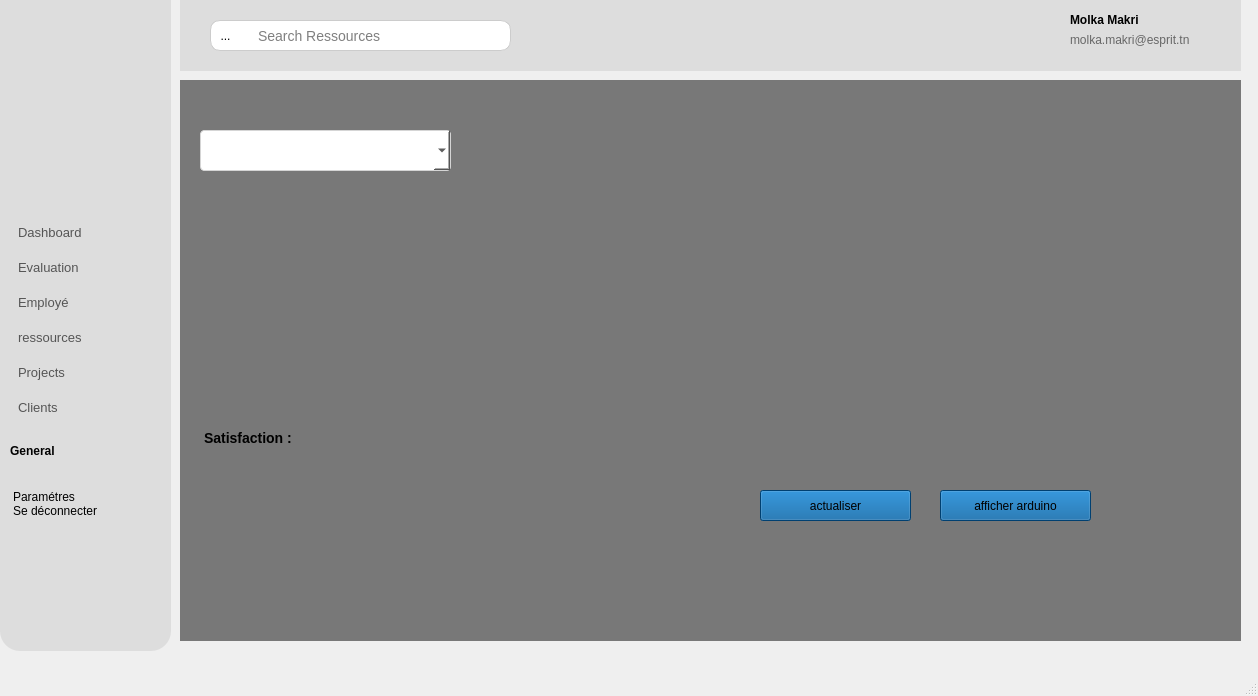
<?xml version="1.0" encoding="UTF-8"?>
<ui version="4.0">
 <class>MainWindow</class>
 <widget class="QMainWindow" name="MainWindow">
  <property name="geometry">
   <rect>
    <x>0</x>
    <y>0</y>
    <width>1258</width>
    <height>696</height>
   </rect>
  </property>
  <property name="windowTitle">
   <string>MainWindow</string>
  </property>
  <widget class="QWidget" name="centralwidget">
   <widget class="QWidget" name="topMenu" native="true">
    <property name="geometry">
     <rect>
      <x>180</x>
      <y>0</y>
      <width>1061</width>
      <height>71</height>
     </rect>
    </property>
    <property name="styleSheet">
     <string notr="true">
background-color:rgb(221, 221, 221);
</string>
    </property>
    <widget class="QLabel" name="label_12">
     <property name="geometry">
      <rect>
       <x>700</x>
       <y>20</y>
       <width>31</width>
       <height>31</height>
      </rect>
     </property>
     <property name="styleSheet">
      <string notr="true"/>
     </property>
     <property name="text">
      <string/>
     </property>
     <property name="pixmap">
      <pixmap>../../../akkar/Downloads/email.png</pixmap>
     </property>
     <property name="scaledContents">
      <bool>true</bool>
     </property>
    </widget>
    <widget class="QLabel" name="label_13">
     <property name="geometry">
      <rect>
       <x>770</x>
       <y>20</y>
       <width>31</width>
       <height>31</height>
      </rect>
     </property>
     <property name="text">
      <string/>
     </property>
     <property name="pixmap">
      <pixmap>../../../akkar/Downloads/notification.png</pixmap>
     </property>
     <property name="scaledContents">
      <bool>true</bool>
     </property>
    </widget>
    <widget class="QLineEdit" name="lineEdit_2">
     <property name="geometry">
      <rect>
       <x>30</x>
       <y>20</y>
       <width>301</width>
       <height>31</height>
      </rect>
     </property>
     <property name="styleSheet">
      <string notr="true">QLineEdit {
    border: 1px solid #ccc;
    border-radius: 10px;
    padding: 5px 10px;
    font-size: 14px;
    padding-left: 45px;
	background-color: rgb(255, 255, 255);
}
</string>
     </property>
     <property name="dragEnabled">
      <bool>false</bool>
     </property>
     <property name="placeholderText">
      <string>Search Ressources</string>
     </property>
     <property name="clearButtonEnabled">
      <bool>false</bool>
     </property>
    </widget>
    <widget class="QToolButton" name="searchButton">
     <property name="geometry">
      <rect>
       <x>30</x>
       <y>20</y>
       <width>31</width>
       <height>31</height>
      </rect>
     </property>
     <property name="styleSheet">
      <string notr="true">#searchButton{
    border: none;
    background: transparent;
    padding: 5px;
}
</string>
     </property>
     <property name="text">
      <string>...</string>
     </property>
     <property name="icon">
      <iconset>
       <normaloff>../../../akkar/Downloads/search-interface-symbol.png</normaloff>../../../akkar/Downloads/search-interface-symbol.png</iconset>
     </property>
    </widget>
    <widget class="QLabel" name="email1">
     <property name="geometry">
      <rect>
       <x>890</x>
       <y>30</y>
       <width>141</width>
       <height>20</height>
      </rect>
     </property>
     <property name="styleSheet">
      <string notr="true">color:rgb(103, 103, 103)</string>
     </property>
     <property name="text">
      <string>molka.makri@esprit.tn</string>
     </property>
    </widget>
    <widget class="QLabel" name="username">
     <property name="geometry">
      <rect>
       <x>890</x>
       <y>10</y>
       <width>91</width>
       <height>20</height>
      </rect>
     </property>
     <property name="styleSheet">
      <string notr="true">font-weight:bold;</string>
     </property>
     <property name="text">
      <string>Molka Makri</string>
     </property>
    </widget>
    <widget class="QLabel" name="image">
     <property name="geometry">
      <rect>
       <x>750</x>
       <y>10</y>
       <width>111</width>
       <height>51</height>
      </rect>
     </property>
     <property name="text">
      <string/>
     </property>
    </widget>
    <widget class="QLabel" name="label_5">
     <property name="geometry">
      <rect>
       <x>650</x>
       <y>10</y>
       <width>91</width>
       <height>51</height>
      </rect>
     </property>
     <property name="styleSheet">
      <string notr="true">image: url(:/img/images/user_7175415.png);</string>
     </property>
     <property name="text">
      <string/>
     </property>
    </widget>
   </widget>
   <widget class="QWidget" name="widget" native="true">
    <property name="geometry">
     <rect>
      <x>180</x>
      <y>80</y>
      <width>1061</width>
      <height>561</height>
     </rect>
    </property>
    <property name="layoutDirection">
     <enum>Qt::LayoutDirection::LeftToRight</enum>
    </property>
    <property name="styleSheet">
     <string notr="true">background-color: rgb(120, 120, 120);</string>
    </property>
    <widget class="QLabel" name="label_3">
     <property name="geometry">
      <rect>
       <x>20</x>
       <y>100</y>
       <width>251</width>
       <height>211</height>
      </rect>
     </property>
     <property name="styleSheet">
      <string notr="true">color: black;
    font-size: 14px;
    font-weight: bold;
    margin-bottom: 5px;</string>
     </property>
     <property name="text">
      <string/>
     </property>
    </widget>
    <widget class="QLabel" name="evaluationDisplay">
     <property name="geometry">
      <rect>
       <x>870</x>
       <y>460</y>
       <width>141</width>
       <height>41</height>
      </rect>
     </property>
     <property name="styleSheet">
      <string notr="true"/>
     </property>
     <property name="text">
      <string/>
     </property>
    </widget>
    <widget class="QPushButton" name="csv">
     <property name="geometry">
      <rect>
       <x>580</x>
       <y>410</y>
       <width>151</width>
       <height>31</height>
      </rect>
     </property>
     <property name="styleSheet">
      <string notr="true">background-color: #005a9e;</string>
     </property>
     <property name="text">
      <string>actualiser</string>
     </property>
    </widget>
    <widget class="QWidget" name="verticalLayoutWidget">
     <property name="geometry">
      <rect>
       <x>300</x>
       <y>10</y>
       <width>721</width>
       <height>381</height>
      </rect>
     </property>
     <layout class="QVBoxLayout" name="verticalLayout"/>
    </widget>
    <widget class="QComboBox" name="consultationComboBox">
     <property name="geometry">
      <rect>
       <x>20</x>
       <y>50</y>
       <width>251</width>
       <height>41</height>
      </rect>
     </property>
     <property name="styleSheet">
      <string notr="true">/* Elegant ComboBox Stylesheet */
QComboBox {
    border: 1px solid #d5d5d5;
    border-radius: 4px;
    padding: 5px 10px;
    min-width: 6em;
    background: white;
 
    font: 12px &quot;Segoe UI&quot;, Arial, sans-serif;
    selection-background-color: #e0e0e0;
color: black;  /* Explicit black text */
    font: 12px &quot;Segoe UI&quot;, Arial, sans-serif;
    selection-background-color: #e0e0e0;
    selection-color: black; 
}

</string>
     </property>
    </widget>
    <widget class="QLabel" name="label_4">
     <property name="geometry">
      <rect>
       <x>20</x>
       <y>330</y>
       <width>131</width>
       <height>61</height>
      </rect>
     </property>
     <property name="styleSheet">
      <string notr="true">color: black;
    font-size: 14px;
    font-weight: bold;
    margin-bottom: 5px;</string>
     </property>
     <property name="text">
      <string>Satisfaction :</string>
     </property>
    </widget>
    <widget class="QLabel" name="satisfaction">
     <property name="geometry">
      <rect>
       <x>140</x>
       <y>320</y>
       <width>121</width>
       <height>81</height>
      </rect>
     </property>
     <property name="text">
      <string/>
     </property>
    </widget>
    <widget class="QPushButton" name="afficher_arduino">
     <property name="geometry">
      <rect>
       <x>760</x>
       <y>410</y>
       <width>151</width>
       <height>31</height>
      </rect>
     </property>
     <property name="styleSheet">
      <string notr="true">background-color: #005a9e;</string>
     </property>
     <property name="text">
      <string>afficher arduino</string>
     </property>
    </widget>
   </widget>
   <widget class="QWidget" name="leftMenu" native="true">
    <property name="geometry">
     <rect>
      <x>0</x>
      <y>0</y>
      <width>171</width>
      <height>651</height>
     </rect>
    </property>
    <property name="styleSheet">
     <string notr="true">
background-color:rgb(221, 221, 221);
border-radius:20px;
</string>
    </property>
    <widget class="QLabel" name="Menu">
     <property name="geometry">
      <rect>
       <x>10</x>
       <y>170</y>
       <width>63</width>
       <height>20</height>
      </rect>
     </property>
     <property name="font">
      <font>
       <bold>true</bold>
      </font>
     </property>
     <property name="styleSheet">
      <string notr="true">#Menu{
	color: rgb(16, 16, 16);
}</string>
     </property>
     <property name="text">
      <string>Menu</string>
     </property>
    </widget>
    <widget class="QListWidget" name="listWidget">
     <property name="geometry">
      <rect>
       <x>10</x>
       <y>210</y>
       <width>181</width>
       <height>221</height>
      </rect>
     </property>
     <property name="cursor" stdset="0">
      <cursorShape>PointingHandCursor</cursorShape>
     </property>
     <property name="autoFillBackground">
      <bool>false</bool>
     </property>
     <property name="styleSheet">
      <string notr="true">QListWidget {
    background-color: rgb(221, 221, 221); 
    border-radius: 10px; 
    padding: 5px;
}

QListWidget::item {
    padding: 10px;
    color: #555; / Couleur du texte /
    font-size: 25px;
    font-family: Arial, sans-serif;
}

QListWidget::item:hover {
    background-color: #3498db; 
    color: white;

    border-radius: 5px;
}

QListWidget::item:selected {
    background-color: #2980b9; 
    color: white;
    border-radius: 5px;
    font-weight: bold; 
}</string>
     </property>
     <property name="verticalScrollBarPolicy">
      <enum>Qt::ScrollBarPolicy::ScrollBarAsNeeded</enum>
     </property>
     <property name="sizeAdjustPolicy">
      <enum>QAbstractScrollArea::SizeAdjustPolicy::AdjustToContentsOnFirstShow</enum>
     </property>
     <property name="tabKeyNavigation">
      <bool>false</bool>
     </property>
     <property name="viewMode">
      <enum>QListView::ViewMode::ListMode</enum>
     </property>
     <property name="modelColumn">
      <number>0</number>
     </property>
     <property name="uniformItemSizes">
      <bool>true</bool>
     </property>
     <property name="sortingEnabled">
      <bool>false</bool>
     </property>
     <item>
      <property name="text">
       <string>Dashboard</string>
      </property>
      <property name="font">
       <font>
        <pointsize>10</pointsize>
       </font>
      </property>
      <property name="icon">
       <iconset resource="images.qrc">
        <normaloff>:/new/image/icons/dashboard.png</normaloff>:/new/image/icons/dashboard.png</iconset>
      </property>
     </item>
     <item>
      <property name="text">
       <string>Evaluation</string>
      </property>
      <property name="font">
       <font>
        <pointsize>10</pointsize>
       </font>
      </property>
      <property name="icon">
       <iconset resource="icons.qrc">
        <normaloff>:/img/images/dashboard.png</normaloff>:/img/images/dashboard.png</iconset>
      </property>
     </item>
     <item>
      <property name="text">
       <string>Employé</string>
      </property>
      <property name="font">
       <font>
        <pointsize>10</pointsize>
       </font>
      </property>
      <property name="icon">
       <iconset resource="icons.qrc">
        <normaloff>:/img/images/customer.png</normaloff>:/img/images/customer.png</iconset>
      </property>
     </item>
     <item>
      <property name="text">
       <string>ressources</string>
      </property>
      <property name="font">
       <font>
        <pointsize>10</pointsize>
       </font>
      </property>
      <property name="icon">
       <iconset resource="icons.qrc">
        <normaloff>:/img/images/ressources.png</normaloff>:/img/images/ressources.png</iconset>
      </property>
     </item>
     <item>
      <property name="text">
       <string>Projects</string>
      </property>
      <property name="font">
       <font>
        <pointsize>10</pointsize>
       </font>
      </property>
      <property name="icon">
       <iconset resource="icons.qrc">
        <normaloff>:/img/images/project.png</normaloff>:/img/images/project.png</iconset>
      </property>
     </item>
     <item>
      <property name="text">
       <string>Clients</string>
      </property>
      <property name="font">
       <font>
        <pointsize>10</pointsize>
       </font>
      </property>
      <property name="icon">
       <iconset resource="icons.qrc">
        <normaloff>:/img/images/customer.png</normaloff>:/img/images/customer.png</iconset>
      </property>
     </item>
     <item>
      <property name="text">
       <string>Consultations</string>
      </property>
      <property name="font">
       <font>
        <pointsize>10</pointsize>
        <bold>false</bold>
        <kerning>true</kerning>
       </font>
      </property>
      <property name="icon">
       <iconset resource="icons.qrc">
        <normaloff>:/img/images/interview.png</normaloff>:/img/images/interview.png</iconset>
      </property>
     </item>
    </widget>
    <widget class="QListWidget" name="listWidget_3">
     <property name="geometry">
      <rect>
       <x>10</x>
       <y>490</y>
       <width>161</width>
       <height>111</height>
      </rect>
     </property>
     <property name="styleSheet">
      <string notr="true"/>
     </property>
     <item>
      <property name="text">
       <string>Paramétres</string>
      </property>
      <property name="font">
       <font>
        <pointsize>9</pointsize>
       </font>
      </property>
      <property name="icon">
       <iconset resource="icons.qrc">
        <normaloff>:/img/images/settings.png</normaloff>:/img/images/settings.png</iconset>
      </property>
     </item>
     <item>
      <property name="text">
       <string>Se déconnecter</string>
      </property>
      <property name="font">
       <font>
        <pointsize>9</pointsize>
       </font>
      </property>
      <property name="icon">
       <iconset resource="icons.qrc">
        <normaloff>:/img/images/logout.png</normaloff>:/img/images/logout.png</iconset>
      </property>
     </item>
    </widget>
    <widget class="QLabel" name="label">
     <property name="geometry">
      <rect>
       <x>10</x>
       <y>430</y>
       <width>71</width>
       <height>41</height>
      </rect>
     </property>
     <property name="font">
      <font>
       <bold>true</bold>
      </font>
     </property>
     <property name="styleSheet">
      <string notr="true">#label{

color:rgb(2, 2, 2);
}</string>
     </property>
     <property name="text">
      <string>General</string>
     </property>
    </widget>
    <widget class="QLabel" name="label_2">
     <property name="geometry">
      <rect>
       <x>-50</x>
       <y>-60</y>
       <width>270</width>
       <height>261</height>
      </rect>
     </property>
     <property name="styleSheet">
      <string notr="true">image: url(:/img/images/Black_and_White_Blue_Modern_Letter_W_Logo-removebg-preview.png);</string>
     </property>
     <property name="text">
      <string/>
     </property>
    </widget>
   </widget>
  </widget>
  <widget class="QMenuBar" name="menubar">
   <property name="geometry">
    <rect>
     <x>0</x>
     <y>0</y>
     <width>1258</width>
     <height>26</height>
    </rect>
   </property>
  </widget>
  <widget class="QStatusBar" name="statusbar"/>
 </widget>
 <resources>
  <include location="images.qrc"/>
  <include location="icons.qrc"/>
 </resources>
 <connections/>
</ui>
